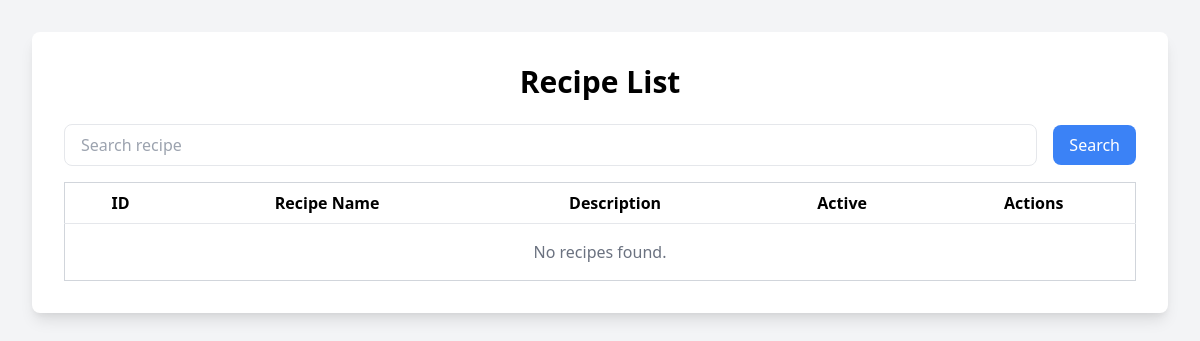
Page /recipes/ on the earlier database version.
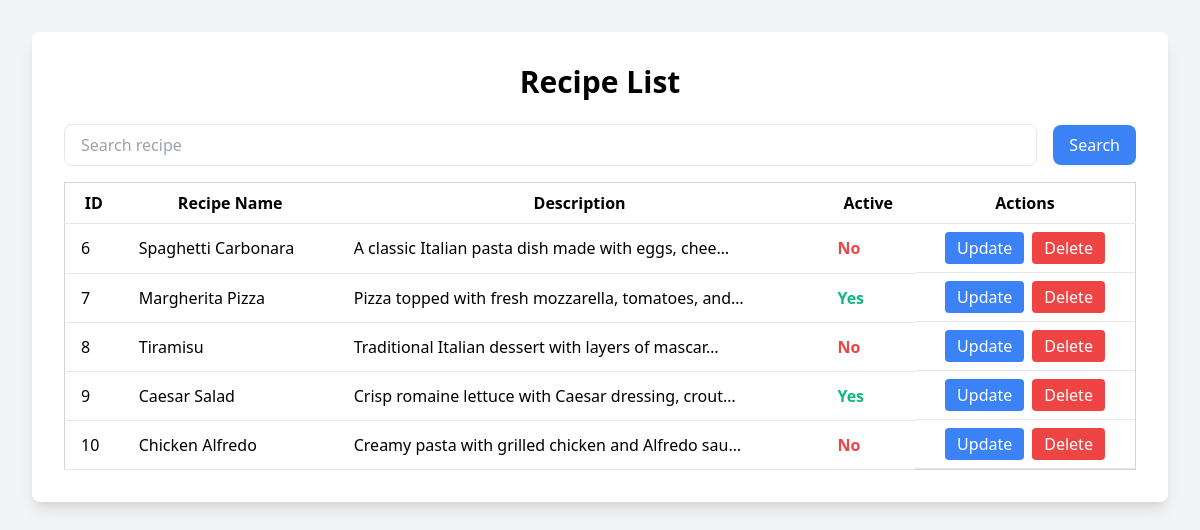
Same page on the later database version.
### recipes/models.py (models this page shows, shortened)
class Recipe(models.Model):
    recipe_name=models.CharField(max_length=2000,null=False,blank=False)
    recipe_description=models.CharField(max_length=200000)
    active=models.BooleanField(default=True)

### recipe/views.py (the view)
# urls.py: path('recipes/', views.recipe_list, name='recipe_list'),
def recipe_list(request):
    recipes = Recipe.objects.all()  # Fetch all recipes
    if request.POST.get('search'):
        search = request.POST.get('search')
        recipes = recipes.filter(recipe_name__icontains=search)
    return render(request, 'recipe_list.html', {'recipes': recipes})

### templates/recipe_list.html (shortened to what this page needs)
<!DOCTYPE html>
<html lang="en">
<head>
  <link href="https://cdn.jsdelivr.net/npm/tailwindcss@2.2.19/dist/tailwind.min.css" rel="stylesheet">
</head>
<body class="bg-gray-100 min-h-screen p-8">
  <div class="max-w-7xl mx-auto bg-white p-8 rounded-lg shadow-lg">
    <h1 class="text-3xl font-bold mb-6 text-center">Recipe List</h1>
    <form  method="POST" class="mb-4">
      <div class="flex items-center space-x-4">
        <input type="text" name="search" placeholder="Search recipe" class="w-full px-4 py-2 border rounded-lg">
        <button type="submit" class="bg-blue-500 hover:bg-blue-600 text-white px-4 py-2 rounded-lg">
          Search
        </button>
      </div>
    </form>
    <table class="min-w-full bg-white border border-gray-300">
      <thead>
        <tr>
          <th class="py-2 px-4 border-b">ID</th>
          <th class="py-2 px-4 border-b">Recipe Name</th>
          <th class="py-2 px-4 border-b">Description</th>
          <th class="py-2 px-4 border-b">Active</th>
          <th class="py-2 px-4 border-b">Actions</th>
        </tr>
      </thead>
      <tbody>
        {% for recipe in recipes %}
          <tr class="hover:bg-gray-100">
            <td class="py-2 px-4 border-b">{{ recipe.id }}</td>
            <td class="py-2 px-4 border-b">{{ recipe.recipe_name }}</td>
            <td class="py-2 px-4 border-b">{{ recipe.recipe_description|truncatechars:50 }}</td>
            <td class="py-2 px-4 border-b">
              {% if recipe.active %}
                <span class="text-green-500 font-bold">Yes</span>
              {% else %}
                <span class="text-red-500 font-bold">No</span>
              {% endif %}
            </td>
            <td class="py-2 px-4 border-b flex items-center justify-center">
                <a href="{% url 'update_recipe' recipe.id %}" class="bg-blue-500 hover:bg-blue-600 text-white py-1 px-3 rounded mr-2">Update</a>
              <a href="{% url 'delete_recipe' recipe.id %}" onclick="return confirm('Are you sure you want to delete this recipe?');" class="bg-red-500 hover:bg-red-600 text-white py-1 px-3 rounded">Delete</a>
            </td>
          </tr>
        {% empty %}
          <tr>
            <td colspan="5" class="text-center py-4 text-gray-500">No recipes found.</td>
          </tr>
        {% endfor %}
      </tbody>
    </table>
  </div>
</body>
</html>

Differences in the rows shown:
added Recipe: id "6", recipe_name "Spaghetti Carbonara", recipe_description "A classic Italian pasta dish made with eggs, chee…", active "No"
added Recipe: id "7", recipe_name "Margherita Pizza", recipe_description "Pizza topped with fresh mozzarella, tomatoes, and…", active "Yes"
added Recipe: id "8", recipe_name "Tiramisu", recipe_description "Traditional Italian dessert with layers of mascar…", active "No"
added Recipe: id "9", recipe_name "Caesar Salad", recipe_description "Crisp romaine lettuce with Caesar dressing, crout…", active "Yes"
added Recipe: id "10", recipe_name "Chicken Alfredo", recipe_description "Creamy pasta with grilled chicken and Alfredo sau…", active "No"
Other differences:
text no longer shown: "No recipes found."
